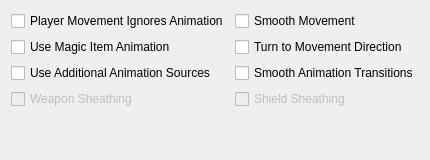
           <widget class="QWidget" name="animationsTab">
            <attribute name="title">
             <string>Animations</string>
            </attribute>
            <layout class="QHBoxLayout" name="horizontalAnimationLayout">
             <item>
              <layout class="QGridLayout" name="animationLayout" columnstretch="0,0">
               <item row="0" column="1">
                <widget class="QCheckBox" name="smoothMovementCheckBox">
                 <property name="toolTip">
                  <string>&lt;html&gt;&lt;head/&gt;&lt;body&gt;&lt;p&gt;Makes NPCs and player movement more smooth. Recommended to use with &quot;turn to movement direction&quot; enabled.&lt;/p&gt;&lt;/body&gt;&lt;/html&gt;</string>
                 </property>
                 <property name="text">
                  <string>Smooth Movement</string>
                 </property>
                </widget>
               </item>
               <item row="3" column="0">
                <widget class="QCheckBox" name="animSourcesCheckBox">
                 <property name="toolTip">
                  <string>&lt;html&gt;&lt;head/&gt;&lt;body&gt;&lt;p&gt;Load per-group KF-files and skeleton files from Animations folder&lt;/p&gt;&lt;/body&gt;&lt;/html&gt;</string>
                 </property>
                 <property name="text">
                  <string>Use Additional Animation Sources</string>
                 </property>
                </widget>
               </item>
               <item row="6" column="1">
                <spacer name="verticalSpacer_11">
                 <property name="orientation">
                  <enum>Qt::Vertical</enum>
                 </property>
                 <property name="sizeHint" stdset="0">
                  <size>
                   <width>20</width>
                   <height>40</height>
                  </size>
                 </property>
                </spacer>
               </item>
               <item row="2" column="1">
                <widget class="QCheckBox" name="turnToMovementDirectionCheckBox">
                 <property name="toolTip">
                  <string>&lt;html&gt;&lt;head/&gt;&lt;body&gt;&lt;p&gt;Affects side and diagonal movement. Enabling this setting makes movement more realistic.&lt;/p&gt;&lt;p&gt;If disabled then the whole character's body is pointed to the direction of view. Diagonal movement has no special animation and causes sliding.&lt;/p&gt;&lt;p&gt;If enabled then the character turns lower body to the direction of movement. Upper body is turned partially. Head is always pointed to the direction of view. In combat mode it works only for diagonal movement. In non-combat mode it changes straight right and straight left movement as well. Also turns the whole body up or down when swimming according to the movement direction.&lt;/p&gt;&lt;/body&gt;&lt;/html&gt;</string>
                 </property>
                 <property name="text">
                  <string>Turn to Movement Direction</string>
                 </property>
                </widget>
               </item>
               <item row="4" column="0">
                <widget class="QCheckBox" name="weaponSheathingCheckBox">
                 <property name="enabled">
                  <bool>false</bool>
                 </property>
                 <property name="toolTip">
                  <string>&lt;html&gt;&lt;head/&gt;&lt;body&gt;&lt;p&gt;Render holstered weapons (with quivers and scabbards), requires modded assets.&lt;/p&gt;&lt;/body&gt;&lt;/html&gt;</string>
                 </property>
                 <property name="text">
                  <string>Weapon Sheathing</string>
                 </property>
                </widget>
               </item>
               <item row="4" column="1">
                <widget class="QCheckBox" name="shieldSheathingCheckBox">
                 <property name="enabled">
                  <bool>false</bool>
                 </property>
                 <property name="toolTip">
                  <string>&lt;html&gt;&lt;head/&gt;&lt;body&gt;&lt;p&gt;Render holstered shield, requires modded assets.&lt;/p&gt;&lt;/body&gt;&lt;/html&gt;</string>
                 </property>
                 <property name="text">
                  <string>Shield Sheathing</string>
                 </property>
                </widget>
               </item>
               <item row="0" column="0">
                <widget class="QCheckBox" name="playerMovementIgnoresAnimationCheckBox">
                 <property name="toolTip">
                  <string>&lt;html&gt;&lt;head/&gt;&lt;body&gt;&lt;p&gt;In third person, the camera will sway along with the movement animations of the player. Enabling this option disables this swaying by having the player character move independently of its animation. This was the default behavior of Modern Morrow 0.48 and earlier.&lt;/p&gt;&lt;/body&gt;&lt;/html&gt;</string>
                 </property>
                 <property name="text">
                  <string>Player Movement Ignores Animation</string>
                 </property>
                </widget>
               </item>
               <item row="2" column="0">
                <widget class="QCheckBox" name="magicItemAnimationsCheckBox">
                 <property name="toolTip">
                  <string>&lt;html&gt;&lt;head/&gt;&lt;body&gt;&lt;p&gt;Use casting animations for magic items, just as for spells.&lt;/p&gt;&lt;/body&gt;&lt;/html&gt;</string>
                 </property>
                 <property name="text">
                  <string>Use Magic Item Animation</string>
                 </property>
                </widget>
               </item>
               <item row="3" column="1">
                <widget class="QCheckBox" name="smoothAnimTransitionsCheckBox">
                 <property name="toolTip">
                  <string>&lt;html&gt;&lt;head/&gt;&lt;body&gt;&lt;p&gt;If enabled - makes transitions between different animations/poses much smoother. Also allows to load animation blending config YAML files that can be bundled with animations in order to customise blending styles.&lt;/p&gt;&lt;/body&gt;&lt;/html&gt;</string>
                 </property>
                 <property name="text">
                  <string>Smooth Animation Transitions</string>
                 </property>
                </widget>
               </item>
              </layout>
             </item>
            </layout>
           </widget>
